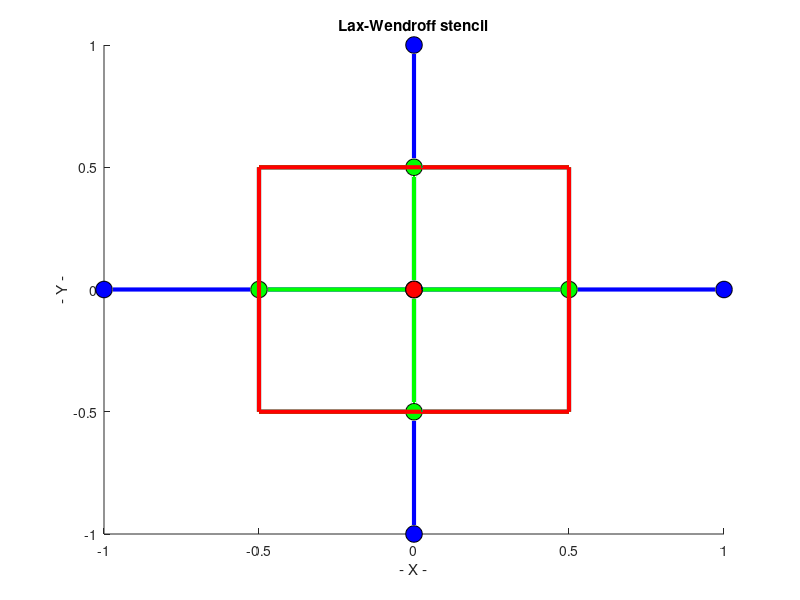

Reproduce this figure in MATLAB.
function ball_and_stick_display ( )

%*****************************************************************************80
%
%% BALL_AND_STICK_DISPLAY shows how to make a 3D ball and stick plot.
%
%  Discussion:
%
%    I wanted to illustrate the Lax-Wendroff stencil for approximating
%    solutions of a hyperbolic partial differential equation.
%
%    A "simple" 3D graph is all I needed, with three layers of data.
%
%    Layer 1 (time = 0) shows a central point, its square domain, and its
%    four neighbors.
%
%    Layer 2 (time = 1/2) shows the domain, with a node on the midpoint of
%    each side, where the fluxes are approximated.
%
%    Layer 3 (time = 1) shows the central point, where the new approximation
%    is made, and its region.
%
%    It's not hard to do this in MATLAB, all with the PLOT3 command, if you
%    know the right property names and values to apply.
%
%  Licensing:
%
%    This code is distributed under the GNU LGPL license.
%
%  Modified:
%
%    18 February 2003
%
%  Author:
%
%    John Burkardt
%

%
%  Clear the plotting frame.
%
  clf
%
%  Make all the subsequent plotting "cumulative".
%
  hold on
%
%  Nodes on the blue level.
%
  plot3 (  0.0,  0.0, 0.0, 'o', 'MarkerFaceColor', 'b', ...
    'MarkerEdgeColor', 'k', 'MarkerSize', 12 )

  plot3 ( -1.0,  0.0, 0.0, 'o', 'MarkerFaceColor', 'b', ...
    'MarkerEdgeColor', 'k', 'MarkerSize', 12 )
  plot3 (  1.0,  0.0, 0.0, 'o', 'MarkerFaceColor', 'b', ...
    'MarkerEdgeColor', 'k', 'MarkerSize', 12 )
  plot3 (  0.0, -1.0, 0.0, 'o', 'MarkerFaceColor', 'b', ...
    'MarkerEdgeColor', 'k', 'MarkerSize', 12 )
  plot3 (  0.0,  1.0, 0.0, 'o', 'MarkerFaceColor', 'b', ...
    'MarkerEdgeColor', 'k', 'MarkerSize', 12 )
%
%  Nodes on the green level.
%
  plot3 (  0.0,  0.0, 0.5, 'o', 'MarkerFaceColor', 'g', ...
    'MarkerEdgeColor', 'k', 'MarkerSize', 12 )

  plot3 ( -0.5,  0.0, 0.5, 'o', 'MarkerFaceColor', 'g', ...
    'MarkerEdgeColor', 'k', 'MarkerSize', 12 )
  plot3 (  0.5,  0.0, 0.5, 'o', 'MarkerFaceColor', 'g', ...
    'MarkerEdgeColor', 'k', 'MarkerSize', 12 )
  plot3 (  0.0, -0.5, 0.5, 'o', 'MarkerFaceColor', 'g', ...
    'MarkerEdgeColor', 'k', 'MarkerSize', 12 )
  plot3 (  0.0,  0.5, 0.5, 'o', 'MarkerFaceColor', 'g', ...
    'MarkerEdgeColor', 'k', 'MarkerSize', 12 )
%
%  Nodes on the red level.
%
  plot3 (  0.0,  0.0, 1.0, 'o', 'MarkerFaceColor', 'r', ...
    'MarkerEdgeColor', 'k', 'MarkerSize', 12 )
%
%  Line from blue to red level.
%
  plot3 (  [  0.0,  0.0 ],  [  0.0,  0.0 ],  [ 0.0, 1.0 ], 'k', 'LineWidth', 3 )
%
%  Lines on the blue level.
%
  plot3 (  [  1.0,  0.0 ],  [  0.0,  0.0 ],  [ 0.0, 0.0 ], 'b', 'LineWidth', 3 )
  plot3 (  [ -1.0,  0.0 ],  [  0.0,  0.0 ],  [ 0.0, 0.0 ], 'b', 'LineWidth', 3 )
  plot3 (  [  0.0,  0.0 ],  [  1.0,  0.0 ],  [ 0.0, 0.0 ], 'b', 'LineWidth', 3 )
  plot3 (  [  0.0,  0.0 ],  [ -1.0,  0.0 ],  [ 0.0, 0.0 ], 'b', 'LineWidth', 3 )

  plot3 (  [ -0.5,  0.5 ],  [ -0.5, -0.5 ],  [ 0.0, 0.0 ], 'b', 'LineWidth', 3 )
  plot3 (  [  0.5,  0.5 ],  [ -0.5,  0.5 ],  [ 0.0, 0.0 ], 'b', 'LineWidth', 3 )
  plot3 (  [  0.5, -0.5 ],  [  0.5,  0.5 ],  [ 0.0, 0.0 ], 'b', 'LineWidth', 3 )
  plot3 (  [ -0.5, -0.5 ],  [  0.5, -0.5 ],  [ 0.0, 0.0 ], 'b', 'LineWidth', 3 )
%
%  Lines on the green level.
%
  plot3 (  [  0.5,  0.0 ],  [  0.0,  0.0 ],  [ 0.5, 0.5 ], 'g', 'LineWidth', 3 )
  plot3 (  [ -0.5,  0.0 ],  [  0.0,  0.0 ],  [ 0.5, 0.5 ], 'g', 'LineWidth', 3 )
  plot3 (  [  0.0,  0.0 ],  [  0.5,  0.0 ],  [ 0.5, 0.5 ], 'g', 'LineWidth', 3 )
  plot3 (  [  0.0,  0.0 ],  [ -0.5,  0.0 ],  [ 0.5, 0.5 ], 'g', 'LineWidth', 3 )

  plot3 (  [ -0.5,  0.5 ],  [ -0.5, -0.5 ],  [ 0.5, 0.5 ], 'g', 'LineWidth', 3 )
  plot3 (  [  0.5,  0.5 ],  [ -0.5,  0.5 ],  [ 0.5, 0.5 ], 'g', 'LineWidth', 3 )
  plot3 (  [  0.5, -0.5 ],  [  0.5,  0.5 ],  [ 0.5, 0.5 ], 'g', 'LineWidth', 3 )
  plot3 (  [ -0.5, -0.5 ],  [  0.5, -0.5 ],  [ 0.5, 0.5 ], 'g', 'LineWidth', 3 )
%
%  Lines on the red level.
%
  plot3 (  [ -0.5,  0.5 ],  [ -0.5, -0.5 ],  [ 1.0, 1.0 ], 'r', 'LineWidth', 3 )
  plot3 (  [  0.5,  0.5 ],  [ -0.5,  0.5 ],  [ 1.0, 1.0 ], 'r', 'LineWidth', 3 )
  plot3 (  [  0.5, -0.5 ],  [  0.5,  0.5 ],  [ 1.0, 1.0 ], 'r', 'LineWidth', 3 )
  plot3 (  [ -0.5, -0.5 ],  [  0.5, -0.5 ],  [ 1.0, 1.0 ], 'r', 'LineWidth', 3 )
%
%  Labels.
%
  title ( 'Lax-Wendroff stencil' )
  xlabel ( '- X -' )
  ylabel ( '- Y -' )
  zlabel ( '- Time -' )
%
%  "Release" the plotting screen.
%
  hold off

  return
end
